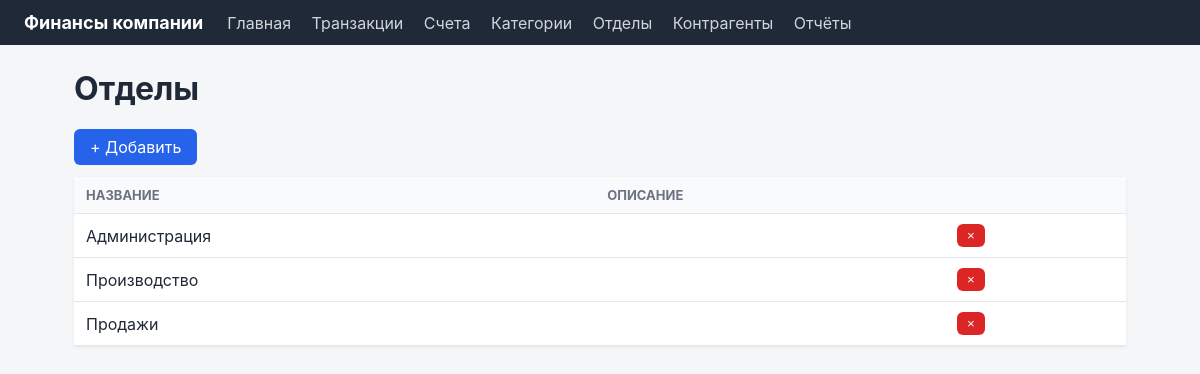
Screenshot of /departments/ with the database file from the repository.
### app/models.py (models this page shows)
class Department(db.Model):
    __tablename__ = "departments"
    id = db.Column(db.Integer, primary_key=True)
    name = db.Column(db.String(100), nullable=False, unique=True)
    description = db.Column(db.String(255))
    transactions = db.relationship("Transaction", back_populates="department")

### app/routes/departments.py (the view)
@bp.route("/")
def list_view():
    return render_template("departments/list.html", departments=Department.query.all())

### app/templates/departments/list.html (shortened to what this page needs)
{% extends "base.html" %}
{% block content %}
<h1>Отделы</h1>
<a class="btn" href="{{ url_for('departments.create') }}">+ Добавить</a>
<table>
    <tr><th>Название</th><th>Описание</th><th></th></tr>
    {% for d in departments %}
    <tr>
        <td>{{ d.name }}</td>
        <td>{{ d.description or "" }}</td>
        <td>
            <form method="post" action="{{ url_for('departments.delete', department_id=d.id) }}"
                  onsubmit="return confirm('Удалить?')">
                <button class="btn-danger">×</button>
            </form>
        </td>
    </tr>
    {% endfor %}
</table>
{% endblock %}

### app/static/css/style.css (style rules this page uses)
* { box-sizing: border-box; }
body { margin: 0; font-family: -apple-system, "Segoe UI", Roboto, sans-serif; background: #f4f6f8; color: #1f2937; }
h1 { margin-top: 0; }
table { width: 100%; border-collapse: collapse; background: #fff; margin: 12px 0; box-shadow: 0 1px 3px rgba(0,0,0,0.08); }
th, td { padding: 10px 12px; text-align: left; border-bottom: 1px solid #e5e7eb; }
th { background: #f9fafb; font-size: 13px; text-transform: uppercase; color: #6b7280; }
.btn, button.btn { background: #2563eb; color: #fff; padding: 8px 16px; border: none; border-radius: 6px; text-decoration: none; cursor: pointer; display: inline-block; }
.btn-danger { background: #dc2626; color: #fff; border: none; padding: 4px 10px; border-radius: 6px; cursor: pointer; }

### rows the page displays
Department: name "Администрация"
Department: name "Производство"
Department: name "Продажи"
